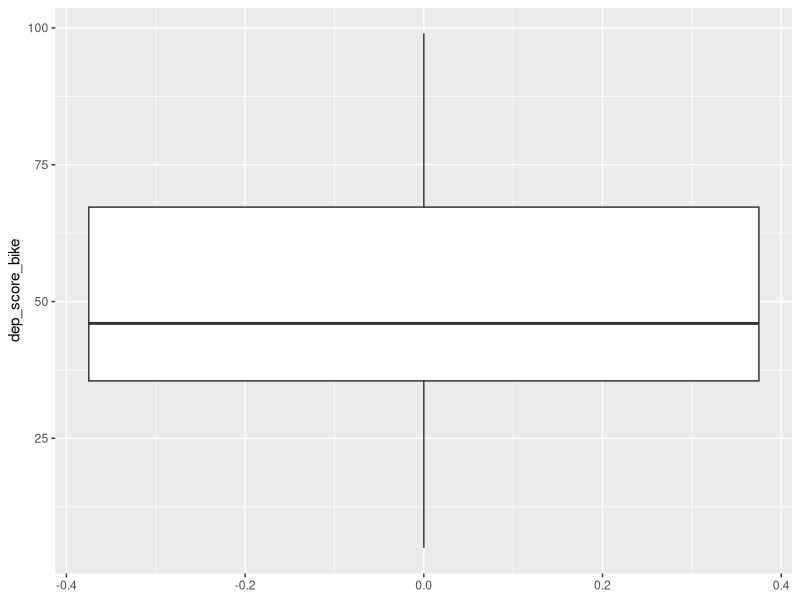
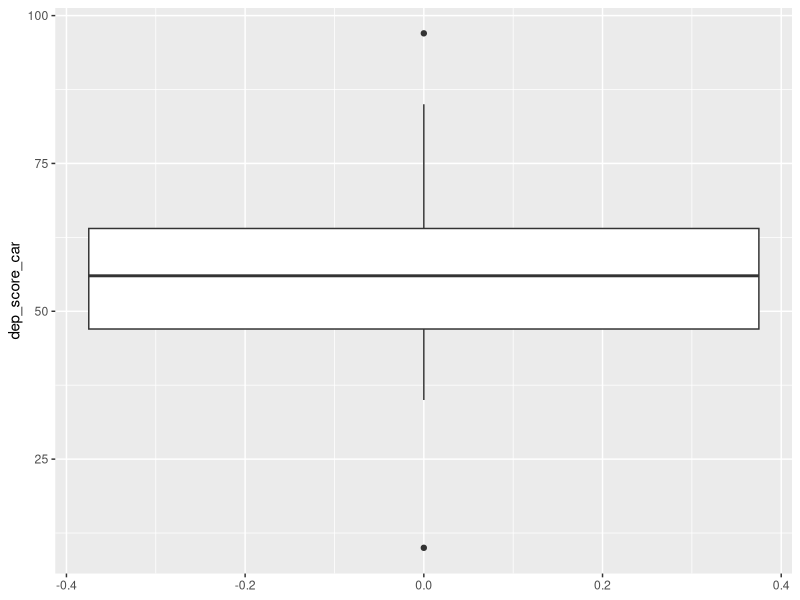

The R source for these figures, in order:
## ---- chunk 1
library(tidyverse)

bike_accident = data.frame(individual = c(1, 2, 3, 4, 5, 6, 7, 8, 9, 10, 11, 12, 
                                          13, 14),
                           dep_score_bike = c(45, 39, 25, 47, 49, 5, 70, 99, 74, 37, 99, 35, 8, 59))

car_accident = data.frame(individual = c(1, 2, 3, 4, 5, 6, 7, 8, 9, 10, 11, 12, 13),
  dep_score_car = c(67, 50, 85, 43, 64, 35, 47, 97, 58, 58, 10, 56, 50))

ggplot(bike_accident) + geom_boxplot(aes(y = dep_score_bike))
ggplot(car_accident) + geom_boxplot(aes(y = dep_score_car))

#below shows how to make the boxplot using base R
#boxplot(bike_accident$dep_score_bike)
#boxplot(car_accident$dep_score_car)

